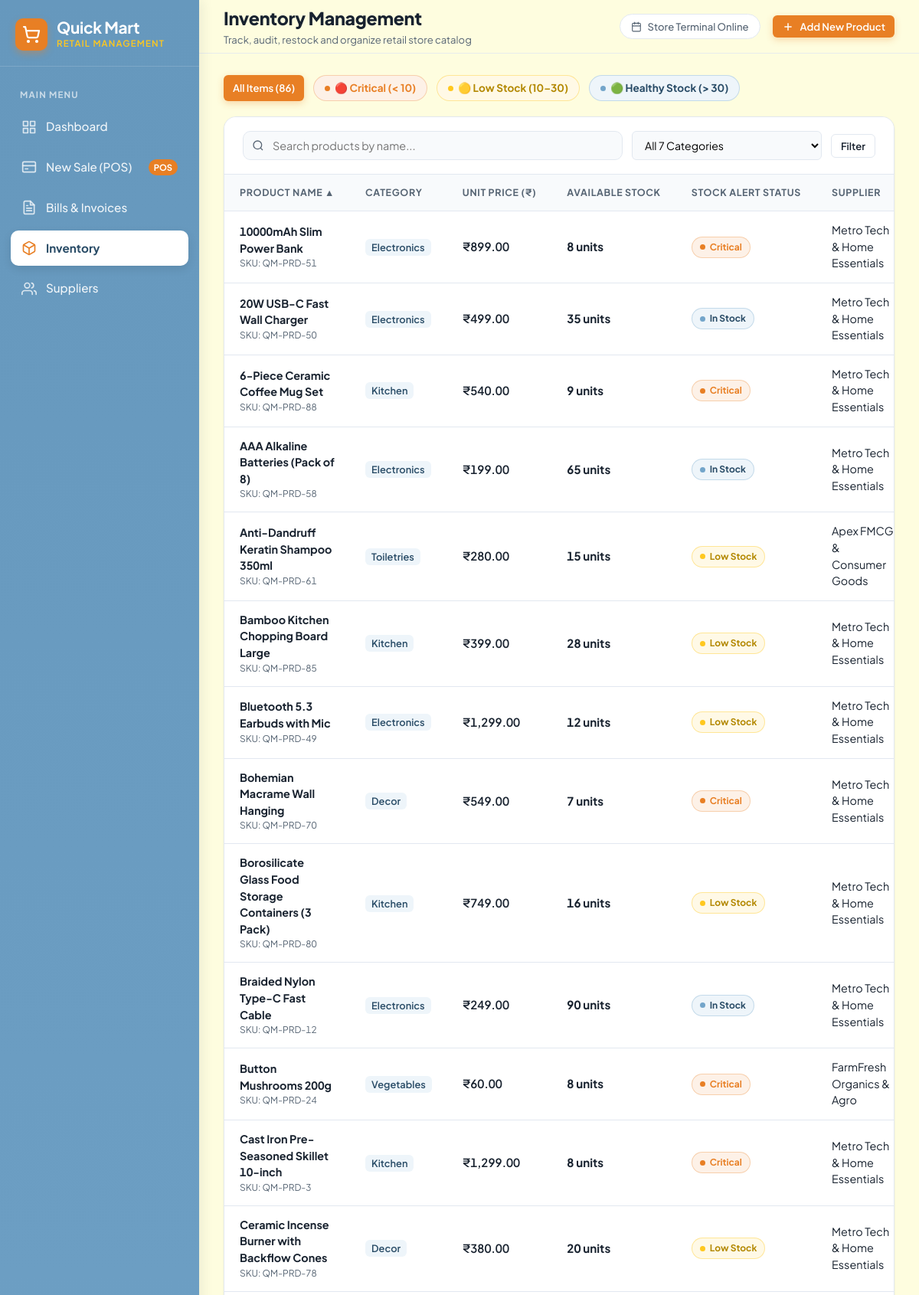
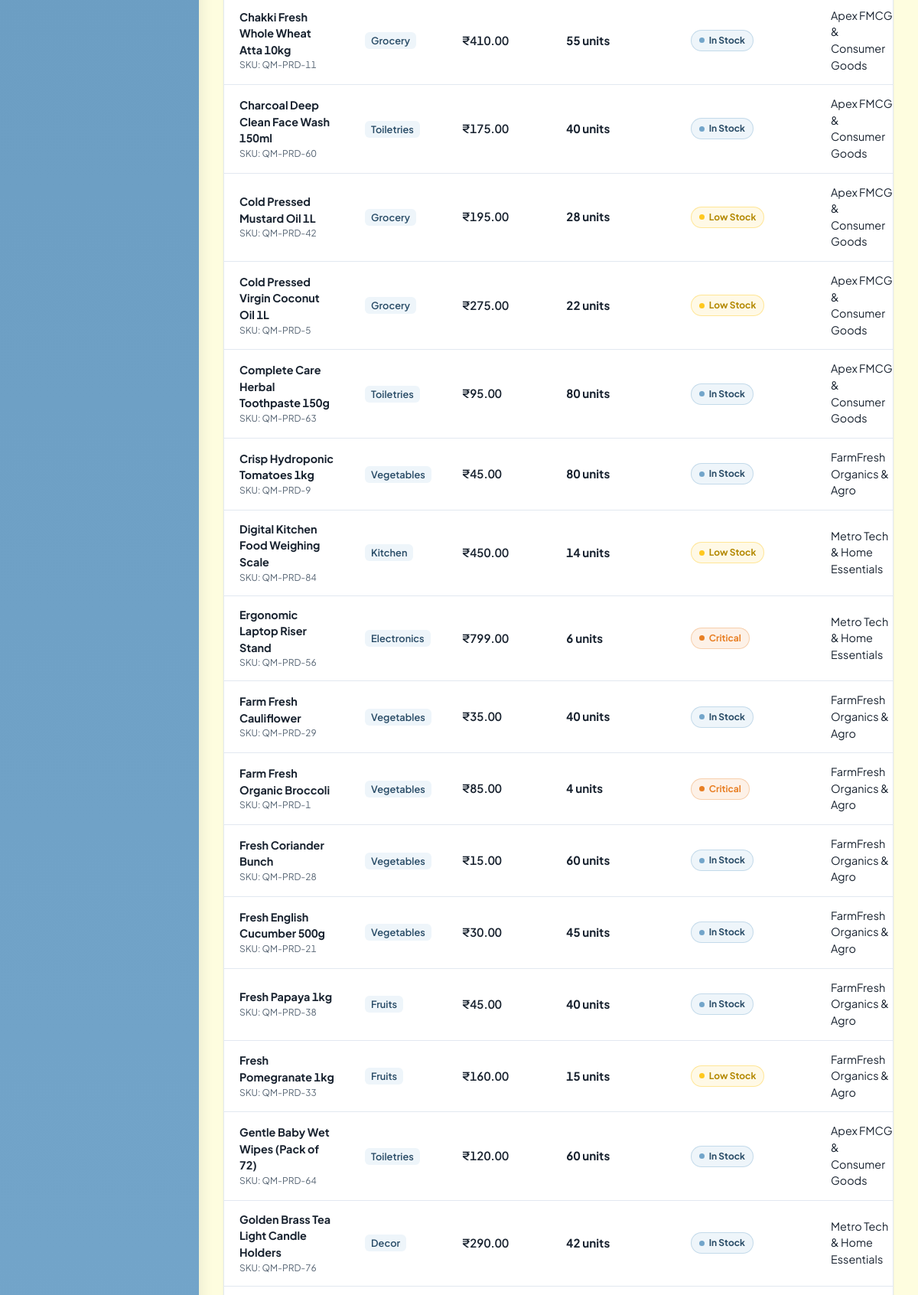
The page /inventory/ (signed in, upper part) on the database its author committed (2 pictures, top to bottom).
### store/models.py (models this page shows, shortened)
class Product(models.Model):
    name = models.CharField(max_length=150)
    category = models.CharField(max_length=50)
    price = models.FloatField()
    stock_quantity = models.IntegerField(default=0)
    supplier = models.ForeignKey(
        Supplier,
        on_delete=models.SET_NULL,
        null=True,
        blank=True,
        db_column='supplier_id',
        related_name='products'
    )
    created_at = models.DateTimeField(default=timezone.now)
    class Meta:
        managed = False
        db_table = 'products'
    @property
    def stock_status(self):
        if self.stock_quantity < 10:
            return 'status-critical'
        elif self.stock_quantity <= 30:
            return 'status-low'
        return 'status-good'
    @property
    def stock_label(self):
        if self.stock_quantity < 10:
            return 'Critical'
        elif self.stock_quantity <= 30:
            return 'Low Stock'
        return 'In Stock'

class Supplier(models.Model):
    name = models.CharField(max_length=150)
    contact_person = models.CharField(max_length=100, null=True, blank=True)
    phone = models.CharField(max_length=25, null=True, blank=True)
    email = models.CharField(max_length=120, null=True, blank=True)
    address = models.TextField(null=True, blank=True)
    created_at = models.DateTimeField(default=timezone.now)
    class Meta:
        managed = False
        db_table = 'suppliers'

### store/views/inventory_views.py (the view)
# urls.py: path('', lambda request: redirect('dashboard:index')),
@login_required
def index(request):
    search_query = request.GET.get('search', '').strip()
    category_filter = request.GET.get('category', '').strip()
    status_filter = request.GET.get('status', '').strip()
    sort_by = request.GET.get('sort', 'name')
    sort_order = request.GET.get('order', 'asc')
    query = Product.objects.select_related('supplier')
    if search_query:
        query = query.filter(name__icontains=search_query)
    if category_filter and category_filter in CATEGORIES:
        query = query.filter(category=category_filter)
    products = list(query)
    if status_filter == 'critical':
        products = [p for p in products if p.stock_quantity < 10]
    elif status_filter == 'low':
        products = [p for p in products if 10 <= p.stock_quantity <= 30]
    elif status_filter == 'good':
        products = [p for p in products if p.stock_quantity > 30]
    reverse = (sort_order == 'desc')
    if sort_by == 'price':
        products.sort(key=lambda p: p.price, reverse=reverse)
    elif sort_by == 'stock':
        products.sort(key=lambda p: p.stock_quantity, reverse=reverse)
    elif sort_by == 'category':
        products.sort(key=lambda p: p.category.lower(), reverse=reverse)
    else:
        products.sort(key=lambda p: p.name.lower(), reverse=reverse)
    suppliers = Supplier.objects.order_by('name')
    context = {
        'products': products,
        'categories': CATEGORIES,
        'suppliers': suppliers,
        'selected_category': category_filter,
        'search_query': search_query,
        'status_filter': status_filter,
        'sort_by': sort_by,
        'sort_order': sort_order,
    }
    return render(request, 'inventory/index.html', context)

### store/models.py (called while the page is built)
    @property
    def is_authenticated(self):
        return True

### store/templatetags/quickmart_tags.py (called while the page is built)
@register.filter(name='currency')
def currency(value):
    try:
        val = float(value)
        return f"{val:,.2f}"
    except (ValueError, TypeError):
        return "0.00"

### store/views/auth_views.py (called while the page is built)
def login_required(view_func):
    @wraps(view_func)
    def _wrapped_view(request, *args, **kwargs):
        if not getattr(request.user, 'is_authenticated', False):
            login_url = reverse('auth:login')
            next_url = request.get_full_path()
            return redirect(f"{login_url}?next={next_url}")
        return view_func(request, *args, **kwargs)
    return _wrapped_view

### templates/inventory/index.html (shortened to what this page needs)
{% extends "base.html" %}
{% load static quickmart_tags %}
{% block page_heading %}Inventory Management{% endblock %}
{% block page_subheading %}Track, audit, restock and organize retail store catalog{% endblock %}
{% block topbar_actions %}
  <button type="button" class="btn btn-primary btn-sm" data-modal-target="#add-product-modal" id="open-add-product-modal">
    <svg width="16" height="16" viewBox="0 0 24 24" fill="none" stroke="currentColor" stroke-width="2.2">
      <line x1="12" y1="5" x2="12" y2="19"/>
      <line x1="5" y1="12" x2="19" y2="12"/>
    </svg>
    <span>Add New Product</span>
  </button>
{% endblock %}
{% block content %}
<div style="display: flex; gap: 12px; margin-bottom: 20px; flex-wrap: wrap;">
  <a href="{% url 'inventory:index' %}" class="btn {% if not status_filter %}btn-primary{% else %}btn-secondary{% endif %} btn-sm">
    All Items ({{ products|length }})
  </a>
  <a href="{% url 'inventory:index' %}?status=critical" class="status-badge status-critical" style="padding: 6px 14px; text-decoration: none; font-size: 0.85rem;">
    🔴 Critical (&lt; 10)
  </a>
  <a href="{% url 'inventory:index' %}?status=low" class="status-badge status-low" style="padding: 6px 14px; text-decoration: none; font-size: 0.85rem;">
    🟡 Low Stock (10–30)
  </a>
  <a href="{% url 'inventory:index' %}?status=good" class="status-badge status-good" style="padding: 6px 14px; text-decoration: none; font-size: 0.85rem;">
    🟢 Healthy Stock (&gt; 30)
  </a>
</div>
<div class="table-card">
  <div class="table-toolbar">
    <form method="GET" action="{% url 'inventory:index' %}" class="table-search-group" style="width: 100%; max-width: none; flex-wrap: wrap;">
      <div class="search-input-wrap" style="flex: 2; min-width: 220px;">
        <input type="text" name="search" value="{{ search_query }}" placeholder="Search products by name..." id="inventory-search">
      </div>
      <div style="flex: 1; min-width: 160px;">
        <select name="category" class="form-control" style="background-color: #f8fafc;" onchange="this.form.submit()">
          <option value="">All 7 Categories</option>
        </select>
      </div>
      <div style="display: flex; gap: 8px;">
        <button type="submit" class="btn btn-secondary btn-sm">Filter</button>
      </div>
    </form>
  </div>
  <div class="table-responsive">
    <table class="data-table">
      <thead>
        <tr>
          <th>
            <a href="{% url 'inventory:index' %}?sort=name&order={% if sort_by == 'name' and sort_order == 'asc' %}desc{% else %}asc{% endif %}">
              Product Name {% if sort_by == 'name' %}{% if sort_order == 'asc' %}▲{% else %}▼{% endif %}{% endif %}
            </a>
          </th>
          <th>
            <a href="{% url 'inventory:index' %}?sort=category&order={% if sort_by == 'category' and sort_order == 'asc' %}desc{% else %}asc{% endif %}">
              Category {% if sort_by == 'category' %}{% if sort_order == 'asc' %}▲{% else %}▼{% endif %}{% endif %}
            </a>
          </th>
          <th>
            <a href="{% url 'inventory:index' %}?sort=price&order={% if sort_by == 'price' and sort_order == 'asc' %}desc{% else %}asc{% endif %}">
              Unit Price (₹) {% if sort_by == 'price' %}{% if sort_order == 'asc' %}▲{% else %}▼{% endif %}{% endif %}
            </a>
          </th>
          <th>
            <a href="{% url 'inventory:index' %}?sort=stock&order={% if sort_by == 'stock' and sort_order == 'asc' %}desc{% else %}asc{% endif %}">
              Available Stock {% if sort_by == 'stock' %}{% if sort_order == 'asc' %}▲{% else %}▼{% endif %}{% endif %}
            </a>
          </th>
          <th>Stock Alert Status</th>
          <th>Supplier</th>
        </tr>
      </thead>
      <tbody>
        {% for p in products %}
        <tr>
          <td>
            <div style="font-weight: 700; color: var(--color-dark);">{{ p.name }}</div>
            <div style="font-size: 0.75rem; color: var(--color-dark-muted);">SKU: QM-PRD-{{ p.id }}</div>
          </td>
          <td>
            <span style="background-color: var(--color-blue-light); color: var(--color-blue-deep); padding: 3px 8px; border-radius: var(--radius-sm); font-size: 0.8rem; font-weight: 600;">
              {{ p.category }}
            </span>
          </td>
          <td>
            <b style="font-family: var(--font-heading); font-size: 0.95rem; font-weight: 600; font-variant-numeric: tabular-nums;">₹{{ p.price|currency }}</b>
          </td>
          <td>
            <b style="font-size: 0.95rem;">{{ p.stock_quantity }} units</b>
          </td>
          <td>
            <span class="status-badge {{ p.stock_status }}">
              {{ p.stock_label }}
            </span>
          </td>
          <td>
            {% if p.supplier %}
              <span title="{{ p.supplier.phone }}">{{ p.supplier.name }}</span>
            {% else %}
              <span style="color: var(--color-dark-muted); font-style: italic;">Unassigned</span>
            {% endif %}
          </td>
        </tr>
        {% empty %}
        <tr>
          <td colspan="7" style="text-align: center; padding: 40px; color: var(--color-dark-muted);">
            No products match the selected criteria.
          </td>
        </tr>
        {% endfor %}
      </tbody>
    </table>
  </div>
</div>
{% endblock %}

### rows shown on the page
Product: name "10000mAh Slim Power Bank", id "51", category "Electronics", price "899.00", stock_quantity "8", stock_label "Critical", supplier.name "Metro Tech & Home Essentials"
Product: name "20W USB-C Fast Wall Charger", id "50", category "Electronics", price "499.00", stock_quantity "35", stock_label "In Stock", supplier.name "Metro Tech & Home Essentials"
Product: name "6-Piece Ceramic Coffee Mug Set", id "88", category "Kitchen", price "540.00", stock_quantity "9", stock_label "Critical", supplier.name "Metro Tech & Home Essentials"
Product: name "AAA Alkaline Batteries (Pack of 8)", id "58", category "Electronics", price "199.00", stock_quantity "65", stock_label "In Stock", supplier.name "Metro Tech & Home Essentials"
Product: name "Anti-Dandruff Keratin Shampoo 350ml", id "61", category "Toiletries", price "280.00", stock_quantity "15", stock_label "Low Stock", supplier.name "Apex FMCG & Consumer Goods"
Product: name "Bamboo Kitchen Chopping Board Large", id "85", category "Kitchen", price "399.00", stock_quantity "28", stock_label "Low Stock", supplier.name "Metro Tech & Home Essentials"
Product: name "Bluetooth 5.3 Earbuds with Mic", id "49", category "Electronics", price "1,299.00", stock_quantity "12", stock_label "Low Stock", supplier.name "Metro Tech & Home Essentials"
Product: name "Bohemian Macrame Wall Hanging", id "70", category "Decor", price "549.00", stock_quantity "7", stock_label "Critical", supplier.name "Metro Tech & Home Essentials"
Product: name "Borosilicate Glass Food Storage Containers (3 Pack)", id "80", category "Kitchen", price "749.00", stock_quantity "16", stock_label "Low Stock", supplier.name "Metro Tech & Home Essentials"
Product: name "Braided Nylon Type-C Fast Cable", id "12", category "Electronics", price "249.00", stock_quantity "90", stock_label "In Stock", supplier.name "Metro Tech & Home Essentials"
Product: name "Button Mushrooms 200g", id "24", category "Vegetables", price "60.00", stock_quantity "8", stock_label "Critical", supplier.name "FarmFresh Organics & Agro"
Product: name "Cast Iron Pre-Seasoned Skillet 10-inch", id "3", category "Kitchen", price "1,299.00", stock_quantity "8", stock_label "Critical", supplier.name "Metro Tech & Home Essentials"
Product: name "Ceramic Incense Burner with Backflow Cones", id "78", category "Decor", price "380.00", stock_quantity "20", stock_label "Low Stock", supplier.name "Metro Tech & Home Essentials"
Product: name "Chakki Fresh Whole Wheat Atta 10kg", id "11", category "Grocery", price "410.00", stock_quantity "55", stock_label "In Stock", supplier.name "Apex FMCG & Consumer Goods"
Product: name "Charcoal Deep Clean Face Wash 150ml", id "60", category "Toiletries", price "175.00", stock_quantity "40", stock_label "In Stock", supplier.name "Apex FMCG & Consumer Goods"
Product: name "Cold Pressed Mustard Oil 1L", id "42", category "Grocery", price "195.00", stock_quantity "28", stock_label "Low Stock", supplier.name "Apex FMCG & Consumer Goods"
Product: name "Cold Pressed Virgin Coconut Oil 1L", id "5", category "Grocery", price "275.00", stock_quantity "22", stock_label "Low Stock", supplier.name "Apex FMCG & Consumer Goods"
Product: name "Complete Care Herbal Toothpaste 150g", id "63", category "Toiletries", price "95.00", stock_quantity "80", stock_label "In Stock", supplier.name "Apex FMCG & Consumer Goods"
Product: name "Crisp Hydroponic Tomatoes 1kg", id "9", category "Vegetables", price "45.00", stock_quantity "80", stock_label "In Stock", supplier.name "FarmFresh Organics & Agro"
Product: name "Digital Kitchen Food Weighing Scale", id "84", category "Kitchen", price "450.00", stock_quantity "14", stock_label "Low Stock", supplier.name "Metro Tech & Home Essentials"
Product: name "Ergonomic Laptop Riser Stand", id "56", category "Electronics", price "799.00", stock_quantity "6", stock_label "Critical", supplier.name "Metro Tech & Home Essentials"
Product: name "Farm Fresh Cauliflower", id "29", category "Vegetables", price "35.00", stock_quantity "40", stock_label "In Stock", supplier.name "FarmFresh Organics & Agro"
Product: name "Farm Fresh Organic Broccoli", id "1", category "Vegetables", price "85.00", stock_quantity "4", stock_label "Critical", supplier.name "FarmFresh Organics & Agro"
Product: name "Fresh Coriander Bunch", id "28", category "Vegetables", price "15.00", stock_quantity "60", stock_label "In Stock", supplier.name "FarmFresh Organics & Agro"
Product: name "Fresh English Cucumber 500g", id "21", category "Vegetables", price "30.00", stock_quantity "45", stock_label "In Stock", supplier.name "FarmFresh Organics & Agro"
Product: name "Fresh Papaya 1kg", id "38", category "Fruits", price "45.00", stock_quantity "40", stock_label "In Stock", supplier.name "FarmFresh Organics & Agro"
Product: name "Fresh Pomegranate 1kg", id "33", category "Fruits", price "160.00", stock_quantity "15", stock_label "Low Stock", supplier.name "FarmFresh Organics & Agro"
Product: name "Gentle Baby Wet Wipes (Pack of 72)", id "64", category "Toiletries", price "120.00", stock_quantity "60", stock_label "In Stock", supplier.name "Apex FMCG & Consumer Goods"
Product: name "Golden Brass Tea Light Candle Holders", id "76", category "Decor", price "290.00", stock_quantity "42", stock_label "In Stock", supplier.name "Metro Tech & Home Essentials"

### other values the page prints
{{ products|length }} "86"
